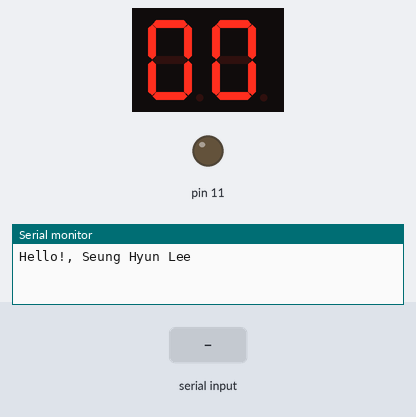
Bench run of a sketch on a simulated Arduino Uno, built with avr-gcc and run on an emulated ATmega328P. On the bench: 2-digit seven-segment display, output pins drawn as LEDs (lit = HIGH), the last lines printed to the serial monitor. Wiring (inferred from the names in the program): 2-digit 7-segment display, segments lit when LOW: segments pin 4, pin 5, pin 6, pin 7, pin 8, pin 9, pin 10; digit selects pin 13, pin 12. The inputs (shaded band) are chosen by the test bench. The segment pins are drawn as the display they are named for; pins used as bus, display or sensor lines are not drawn.

Above: at 1.3 s.
1.4 s: "90,45\n" received over the second serial link
At 2.5 s:
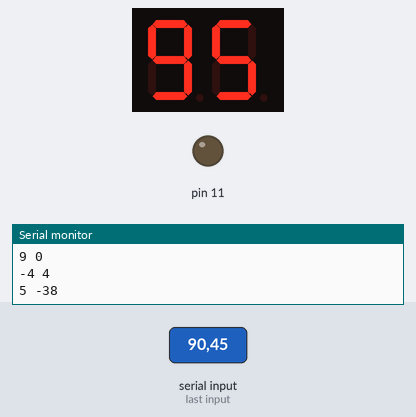
3.0 s: "30,150\n" received over the second serial link
At 3.8 s:
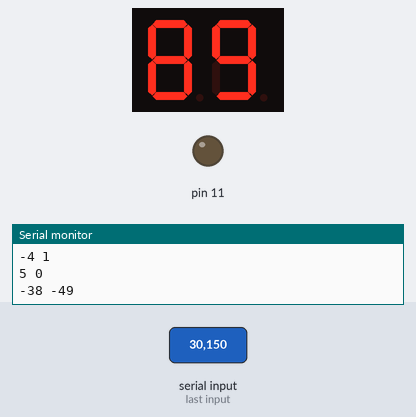
Timing chart, 0 to 6.0 s (numbered marks = the images above; inputs shaded):
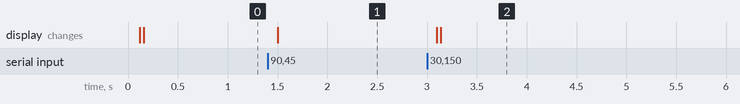

The sketch:

blue_segment.ino
```cpp
int segment[10][7] = {
 {0,0,0,0,0,0,1}, // 0
 {1,0,0,1,1,1,1}, // 1
 {0,0,1,0,0,1,0}, // 2
 {0,0,0,0,1,1,0}, // 3
 {1,0,0,1,1,0,0}, // 4
 {0,1,0,0,1,0,0}, // 5
 {0,1,0,0,0,0,0}, // 6
 {0,0,0,1,1,0,1}, // 7
 {0,0,0,0,0,0,0}, // 8
 {0,0,0,0,1,0,0}, // 9
}; //segment exit
//ASKII code 48 = 0, 49 = 1 ... A = 65 , a = 97
int myInt[2] = {0,0};
int seg[7] = {4,5,6,7,8,9,10};
int seg_1 = 13; // anode type , VCC = OFF, GND = ON
int seg_2 = 12;
int seg_3 = 11;
int seg_4 = 10;
#include<SoftwareSerial.h>
int blueTx = 2;
int blueRX = 3;
SoftwareSerial mySerial(2,3); // Tx, Rx
void setup() {
for(int i=3;i<14;i++)
{
  pinMode(i,OUTPUT); //4A,5B,6C,7D,8E,9F,10G
}
mySerial.begin(9600);
Serial.begin(9600);
while(!Serial) {
}
delay(100);
Serial.println("Hello!, Seung Hyun Lee");
}
int num1=0;
int num2=0;
void loop() {
   if(mySerial.available())
   {
   num1 = mySerial.read()-48;
   delay(10);
   num2 = mySerial.read()-48;
   Serial.println((String)num1+" "+(String)num2);
   }
 digitalWrite(seg_1,HIGH);
 digitalWrite(seg_2,LOW);
 for(int j=0;j<8;j++)
 {
   digitalWrite(seg[j],segment[num1][j]);
 }
 delay(5);
 digitalWrite(seg_1,LOW);
 digitalWrite(seg_2,HIGH);
 for(int j=0;j<8;j++)
 {
   digitalWrite(seg[j],segment[num2][j]);
 }
 delay(5);
}// loop exit
```

Measured:
- after the input at 1.4 s, the display: changes after 0.10 s (image 1)
- after the input at 3.0 s, the display: first changes after 0.10 s (image 2 shows a later state)
